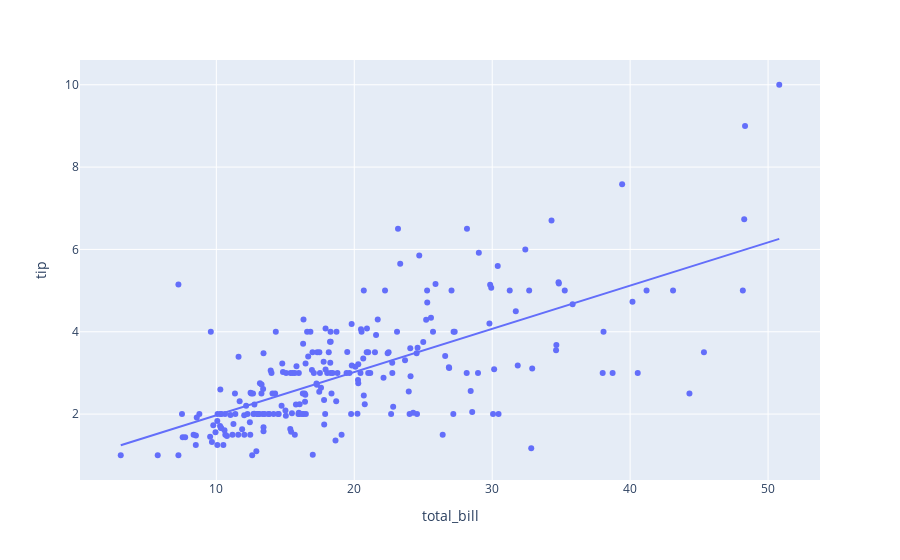

Write notebook code for a chart like this one.
### Markdown cell above
## Try comparing two groups

### Code cell
# add changes by removing the #
smoker_fig = px.scatter(df, 
                 x="total_bill", 
                 y="tip", 
#                  color="smoker", 
                 trendline="ols"
                )
smoker_fig.show()

### Figure 1 — Plotly figure (JSON) as saved in the notebook; plotly's stock layout.template omitted (floating-point values rounded to 4 significant figures; data arrays with more than 128 entries replaced by an {"elided": "..."} marker saying what was removed)
{"data": [{"hovertemplate": "total_bill=%{x}<br>tip=%{y}<extra></extra>", "legendgroup": "", "marker": {"color": "#636efa", "symbol": "circle"}, "mode": "markers", "name": "", "orientation": "v", "showlegend": false, "type": "scatter", "x": {"elided": "244 float values"}, "xaxis": "x", "y": {"elided": "244 float values"}, "yaxis": "y"}, {"hovertemplate": "<b>OLS trendline</b><br>tip = 0.105025 * total_bill + 0.92027<br>R<sup>2</sup>=0.456617<br><br>total_bill=%{x}<br>tip=%{y} <b>(trend)</b><extra></extra>", "legendgroup": "", "marker": {"color": "#636efa", "symbol": "circle"}, "mode": "lines", "name": "", "showlegend": false, "type": "scatter", "x": {"elided": "244 float values"}, "xaxis": "x", "y": {"elided": "244 float values"}, "yaxis": "y"}], "layout": {"autosize": true, "legend": {"tracegroupgap": 0}, "margin": {"t": 60}, "xaxis": {"anchor": "y", "autorange": true, "domain": [0, 1], "range": [0.1063, 53.77], "title": {"text": "total_bill"}, "type": "linear"}, "yaxis": {"anchor": "x", "autorange": true, "domain": [0, 1], "range": [0.3031, 10.7], "title": {"text": "tip"}, "type": "linear"}}}
